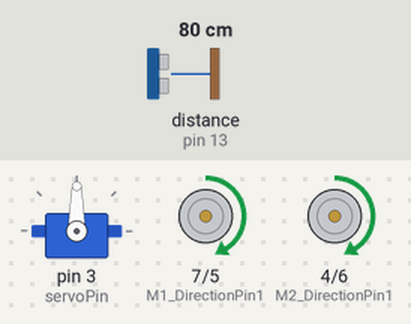
This sketch was run on a simulated Arduino Uno, built with avr-gcc and run on an emulated ATmega328P. Shown: servo, direction and speed pins drawn as motors (green arrow = direction pin HIGH = forward, orange = LOW = backward, longer = more drive). Wiring (inferred from the names in the program): ultrasonic range finder: trigger pin 12; echo pin 13. The inputs (shaded band) are chosen by the test bench; at power-on: distance to the obstacle (sensor on pin 13) 80 cm. The echo pulse lasts 58.3 µs per cm.

Above: at 1.2 s.
1.3 s: distance to the obstacle (sensor on pin 13) set to 18 cm
2.8 s: distance to the obstacle (sensor on pin 13) set to 14 cm
At 3.3 s:
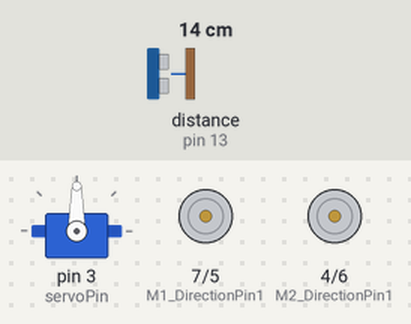
5.8 s: distance to the obstacle (sensor on pin 13) set to 2 cm
11.8 s: distance to the obstacle (sensor on pin 13) set to 35 cm
At 14.6 s:
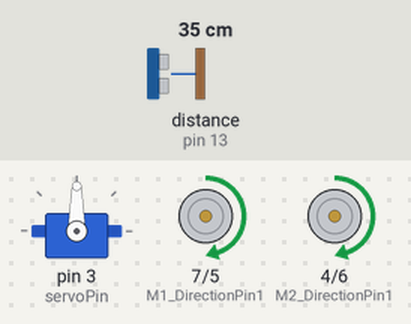
14.8 s: distance to the obstacle (sensor on pin 13) set to 4 cm
At 23.5 s:
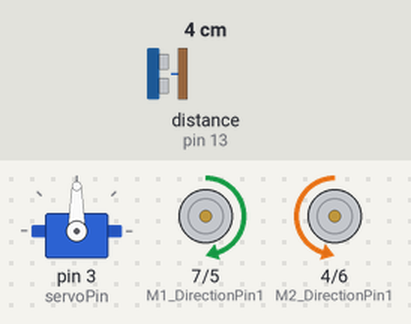
Timing chart, 0 to 32.0 s (numbered marks = the images above; inputs shaded):
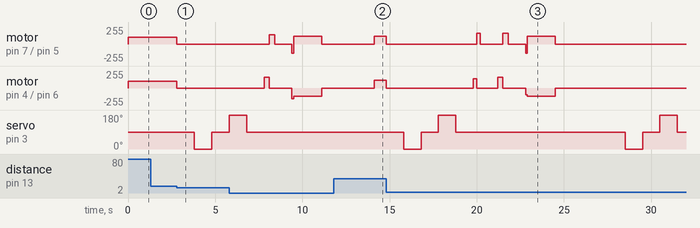

Measured:
- the behaviour switches between 16 and 15 cm on distance to the obstacle (sensor on pin 13) (found by bisection; images 0 and 1)
- after the input at 1.3 s, every drawn part: stays the same
- after the input at 2.8 s, motor on pin 7 (M1_DirectionPin1) / pin 5 (M1_SpeedPin), motor on pin 4 (M2_DirectionPin1) / pin 6 (M2_SpeedPin): forward 105/255 → stopped at once; servo on pin 3 (servoPin): 90° → 0° after 1.0 s, → 90° 1.0 s later
- after the input at 11.8 s, motor on pin 7 (M1_DirectionPin1) / pin 5 (M1_SpeedPin), motor on pin 4 (M2_DirectionPin1) / pin 6 (M2_SpeedPin): stopped → forward 120/255 after 2.3 s

The sketch:

D_B_G54.ino
```cpp
#include <Servo.h>

Servo myServo;  // 创建一个舵机对象

const int servoPin = 3;  // 舵机连接到数字引脚 3

const int M1_SpeedPin = 5;  // 用于控制 M1 电机速度的模拟引脚
const int M1_DirectionPin1 = 7;  // M1 电机方向引脚1

const int M2_SpeedPin = 6;  // 用于控制 M2 电机速度的模拟引脚
const int M2_DirectionPin1 = 4;  // M2 电机方向引脚1

const int triggerPin = 12;
const int echoPin = 13;

void setup() {
  Serial.begin(9600);
  pinMode(triggerPin, OUTPUT);
  pinMode(echoPin, INPUT);

  myServo.attach(servoPin);
  pinMode(M1_SpeedPin, OUTPUT);
  pinMode(M1_DirectionPin1, OUTPUT);

  pinMode(M2_SpeedPin, OUTPUT);
  pinMode(M2_DirectionPin1, OUTPUT);
}

void moveForward() {
  // 控制左侧电机 M1 前进
  digitalWrite(M1_DirectionPin1, HIGH);  // 设置为 HIGH 表示正向
  analogWrite(M1_SpeedPin, 105);  // 设置速度，范围是 0 到 255

  // 控制右侧电机 M2 前进
  digitalWrite(M2_DirectionPin1, HIGH);  // 设置为 HIGH 表示正向
  analogWrite(M2_SpeedPin, 105);  // 设置速度，范围是 0 到 255
}


void stopMotors() {
  // 将两个电机的速度设为 0，即停止转动
  analogWrite(M1_SpeedPin, 0);
  analogWrite(M2_SpeedPin, 0);
}

void moveBackward() {
  // 控制左侧电机 M1 后退
  digitalWrite(M1_DirectionPin1, LOW);  // 设置为 LOW 表示反向
  analogWrite(M1_SpeedPin, 100);  // 设置速度，范围是 0 到 255

  // 控制右侧电机 M2 后退
  digitalWrite(M2_DirectionPin1, LOW);  // 设置为 LOW 表示反向
  analogWrite(M2_SpeedPin, 100);  // 设置速度，范围是 0 到 255
}

void turnLeft90Degrees() {
  // 左侧电机后退，右侧电机前进
  digitalWrite(M1_DirectionPin1, LOW);  // 设置为 LOW 表示反向
  analogWrite(M1_SpeedPin, 160);  // 设置速度，范围是 0 到 255

  digitalWrite(M2_DirectionPin1, HIGH);  // 设置为 HIGH 表示正向
  analogWrite(M2_SpeedPin, 160);  // 设置速度，范围是 0 到 255

  delay(600); // 转向一秒
  stopMotors(); // 停止电机转动
}

void turnRight90Degrees() {
  // 左侧电机前进，右侧电机后退
  digitalWrite(M1_DirectionPin1, HIGH);  // 设置为 HIGH 表示正向
  analogWrite(M1_SpeedPin, 140);  // 设置速度，范围是 0 到 255

  digitalWrite(M2_DirectionPin1, LOW);  // 设置为 LOW 表示反向
  analogWrite(M2_SpeedPin, 140);  // 设置速度，范围是 0 到 255

  delay(600); // 转向一秒3
  stopMotors(); // 停止电机转动
}

void make180DegreesTurn_L() {
  // 左侧电机后退，右侧电机前进
  digitalWrite(M1_DirectionPin1, LOW);  // 设置为 LOW 表示反向
  analogWrite(M1_SpeedPin, 140);  // 设置速度，范围是 0 到 255

  digitalWrite(M2_DirectionPin1, HIGH);  // 设置为 HIGH 表示正向
  analogWrite(M2_SpeedPin, 140);  // 设置速度，范围是 0 到 255

  delay(1400); // 转向两秒，实现180度转弯
  stopMotors(); // 停止电机转动
}

void make180DegreesTurn_R() {
  // 左侧电机后退，右侧电机前进
  digitalWrite(M2_DirectionPin1, LOW);  // 设置为 LOW 表示反向
  analogWrite(M2_SpeedPin, 120);  // 设置速度，范围是 0 到 255

  digitalWrite(M1_DirectionPin1, HIGH);  // 设置为 HIGH 表示正向
  analogWrite(M1_SpeedPin, 120);  // 设置速度，范围是 0 到 255

  delay(1600); // 转向两秒，实现180度转弯
  stopMotors(); // 停止电机转动
}

int getDistance() {
  // 发送超声波触发脉冲
  digitalWrite(triggerPin, LOW);
  delayMicroseconds(2);
  digitalWrite(triggerPin, HIGH);
  delayMicroseconds(10);
  digitalWrite(triggerPin, LOW);

  // 读取脉冲宽度
  float duration = pulseIn(echoPin, HIGH);

  // 将脉冲宽度转换为距离（单位：厘米）
  float distance = (duration / 2) * 0.0343;

  // 将浮点数距离值转换为整数
  int intDistance = static_cast<int>(distance);

  return intDistance;
}

void turnRight_m() {
  myServo.write(0);  // 舵机右转90度
  delay(1000);        // 延时1秒
}

void turnLeft_m() {
  myServo.write(180);  // 舵机左转90度
  delay(1000);        // 延时1秒
}

void reset_m() {
  myServo.write(90);  // 舵机左转90度
  delay(1000);        // 延时1秒
}

void test(int num1, int num2){
  if(num1<=7){
  digitalWrite(M1_DirectionPin1, LOW);  // 设置为 LOW 表示反向
  analogWrite(M1_SpeedPin, 0);  // 设置速度，范围是 0 到 255
  digitalWrite(M2_DirectionPin1, HIGH);  // 设置为 HIGH 表示正向
  analogWrite(M2_SpeedPin, 140);  // 设置速度，范围是 0 到 255
  delay(200); // 向左调整

  digitalWrite(M2_DirectionPin1, LOW);  // 设置为 LOW 表示反向
  analogWrite(M2_SpeedPin, 0);  // 设置速度，范围是 0 到 255
  digitalWrite(M1_DirectionPin1, HIGH);  // 设置为 HIGH 表示正向
  analogWrite(M1_SpeedPin, 160);  // 设置速度，范围是 0 到 255
  delay(200); // 向右调整

    stopMotors();
    delay(1000);

  }

  if(num2<=7){
  digitalWrite(M1_DirectionPin1, LOW);  // 设置为 LOW 表示反向
  analogWrite(M1_SpeedPin, 0);  // 设置速度，范围是 0 到 255
  digitalWrite(M2_DirectionPin1, HIGH);  // 设置为 HIGH 表示正向
  analogWrite(M2_SpeedPin, 160);  // 设置速度，范围是 0 到 255
  delay(300); // 向右调整

  digitalWrite(M2_DirectionPin1, LOW);  // 设置为 LOW 表示反向
  analogWrite(M2_SpeedPin, 0);  // 设置速度，范围是 0 到 255
  digitalWrite(M1_DirectionPin1, HIGH);  // 设置为 HIGH 表示正向
  analogWrite(M1_SpeedPin, 140);  // 设置速度，范围是 0 到 255
  delay(300); // 向左调整

    stopMotors();
    delay(1000);

  }
}

void loop() {
  myServo.write(90);
  getDistance();
  int distance_1 = getDistance();
  int distance_2;
  int distance_3;


  if(distance_1>14){
    moveForward();
    distance_1 = getDistance();

  }

  if(distance_1<=14){
    stopMotors();
    delay(1000);
    turnRight_m();
    distance_2 = getDistance();
    reset_m();


    turnLeft_m();
    distance_3 = getDistance();
    reset_m();


    if(distance_2>=distance_3){
      if(distance_2>=29){
        test(distance_2 , distance_3);
        moveForward();
        delay(100);

        turnRight90Degrees();

      }

      if(distance_2<31){
          test(distance_2 , distance_3);
          moveBackward();
          delay(100);
          make180DegreesTurn_R();
          stopMotors();
          delay(1000);
      }
    }

    if(distance_2<distance_3){


      if(distance_3>29){
        test(distance_2 , distance_3);
        moveForward();
        delay(100);
        turnLeft90Degrees();

        distance_1 = getDistance();
      }
      if(distance_3<=29){


          test(distance_2 , distance_3);
          moveBackward();
          delay(100);
          make180DegreesTurn_L();
          stopMotors();
          delay(1000);

        /*make180DegreesTurn();
        stopMotors();
        delay(1000);*/
      }
    }
    else{
      stopMotors();
      delay(2000);

      distance_1 = getDistance();
    }


  }

  // 在这里可以添加其他运动逻辑，比如停车、转弯等
}
```
